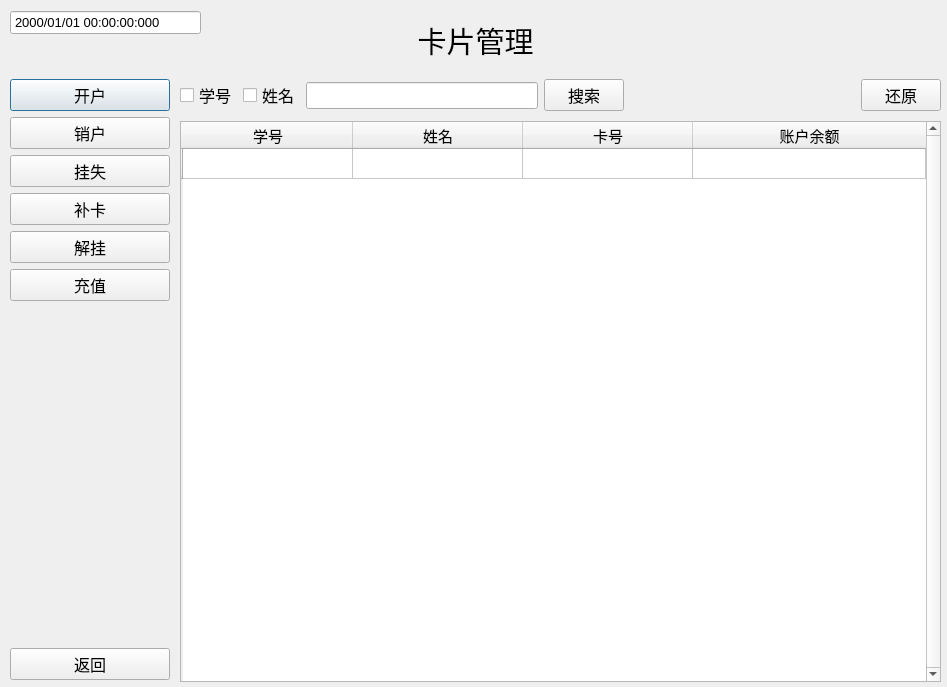
<?xml version="1.0" encoding="UTF-8"?>
<ui version="4.0">
 <class>CardControl</class>
 <widget class="QDialog" name="CardControl">
  <property name="geometry">
   <rect>
    <x>0</x>
    <y>0</y>
    <width>947</width>
    <height>687</height>
   </rect>
  </property>
  <property name="minimumSize">
   <size>
    <width>947</width>
    <height>687</height>
   </size>
  </property>
  <property name="maximumSize">
   <size>
    <width>947</width>
    <height>687</height>
   </size>
  </property>
  <property name="windowTitle">
   <string>CardControl</string>
  </property>
  <widget class="QLabel" name="label">
   <property name="geometry">
    <rect>
     <x>10</x>
     <y>10</y>
     <width>931</width>
     <height>61</height>
    </rect>
   </property>
   <property name="font">
    <font>
     <family>仿宋</family>
     <pointsize>22</pointsize>
    </font>
   </property>
   <property name="text">
    <string>卡片管理</string>
   </property>
   <property name="alignment">
    <set>Qt::AlignCenter</set>
   </property>
  </widget>
  <widget class="QTableWidget" name="stuTable">
   <property name="geometry">
    <rect>
     <x>180</x>
     <y>121</y>
     <width>761</width>
     <height>561</height>
    </rect>
   </property>
   <property name="font">
    <font>
     <pointsize>11</pointsize>
    </font>
   </property>
   <property name="lineWidth">
    <number>1</number>
   </property>
   <property name="midLineWidth">
    <number>0</number>
   </property>
   <property name="verticalScrollBarPolicy">
    <enum>Qt::ScrollBarAlwaysOn</enum>
   </property>
   <property name="horizontalScrollBarPolicy">
    <enum>Qt::ScrollBarAlwaysOff</enum>
   </property>
   <property name="autoScrollMargin">
    <number>10</number>
   </property>
   <property name="editTriggers">
    <set>QAbstractItemView::NoEditTriggers</set>
   </property>
   <property name="dragEnabled">
    <bool>false</bool>
   </property>
   <property name="selectionMode">
    <enum>QAbstractItemView::SingleSelection</enum>
   </property>
   <property name="selectionBehavior">
    <enum>QAbstractItemView::SelectRows</enum>
   </property>
   <property name="textElideMode">
    <enum>Qt::ElideRight</enum>
   </property>
   <property name="gridStyle">
    <enum>Qt::SolidLine</enum>
   </property>
   <property name="sortingEnabled">
    <bool>false</bool>
   </property>
   <property name="wordWrap">
    <bool>true</bool>
   </property>
   <property name="cornerButtonEnabled">
    <bool>true</bool>
   </property>
   <attribute name="horizontalHeaderVisible">
    <bool>true</bool>
   </attribute>
   <attribute name="horizontalHeaderCascadingSectionResizes">
    <bool>false</bool>
   </attribute>
   <attribute name="horizontalHeaderDefaultSectionSize">
    <number>170</number>
   </attribute>
   <attribute name="horizontalHeaderHighlightSections">
    <bool>false</bool>
   </attribute>
   <attribute name="horizontalHeaderShowSortIndicator" stdset="0">
    <bool>false</bool>
   </attribute>
   <attribute name="horizontalHeaderStretchLastSection">
    <bool>true</bool>
   </attribute>
   <attribute name="verticalHeaderVisible">
    <bool>true</bool>
   </attribute>
   <attribute name="verticalHeaderCascadingSectionResizes">
    <bool>false</bool>
   </attribute>
   <attribute name="verticalHeaderHighlightSections">
    <bool>true</bool>
   </attribute>
   <attribute name="verticalHeaderShowSortIndicator" stdset="0">
    <bool>false</bool>
   </attribute>
   <attribute name="verticalHeaderStretchLastSection">
    <bool>false</bool>
   </attribute>
   <row>
    <property name="text">
     <string/>
    </property>
   </row>
   <column>
    <property name="text">
     <string>学号</string>
    </property>
   </column>
   <column>
    <property name="text">
     <string>姓名</string>
    </property>
   </column>
   <column>
    <property name="text">
     <string>卡号</string>
    </property>
   </column>
   <column>
    <property name="text">
     <string>账户余额</string>
    </property>
   </column>
   <item row="0" column="0">
    <property name="textAlignment">
     <set>AlignCenter</set>
    </property>
   </item>
   <item row="0" column="1">
    <property name="textAlignment">
     <set>AlignCenter</set>
    </property>
   </item>
   <item row="0" column="2">
    <property name="textAlignment">
     <set>AlignCenter</set>
    </property>
   </item>
   <item row="0" column="3">
    <property name="textAlignment">
     <set>AlignCenter</set>
    </property>
   </item>
  </widget>
  <widget class="QWidget" name="verticalLayoutWidget">
   <property name="geometry">
    <rect>
     <x>10</x>
     <y>79</y>
     <width>160</width>
     <height>601</height>
    </rect>
   </property>
   <layout class="QVBoxLayout" name="verticalLayout">
    <item>
     <widget class="QPushButton" name="createStu">
      <property name="font">
       <font>
        <family>Arial</family>
        <pointsize>12</pointsize>
       </font>
      </property>
      <property name="text">
       <string>开户</string>
      </property>
     </widget>
    </item>
    <item>
     <widget class="QPushButton" name="deleteStu">
      <property name="font">
       <font>
        <family>Arial</family>
        <pointsize>12</pointsize>
       </font>
      </property>
      <property name="text">
       <string>销户</string>
      </property>
     </widget>
    </item>
    <item>
     <widget class="QPushButton" name="reportLoss">
      <property name="font">
       <font>
        <family>Arial</family>
        <pointsize>12</pointsize>
       </font>
      </property>
      <property name="text">
       <string>挂失</string>
      </property>
     </widget>
    </item>
    <item>
     <widget class="QPushButton" name="addCard">
      <property name="font">
       <font>
        <family>Arial</family>
        <pointsize>12</pointsize>
       </font>
      </property>
      <property name="text">
       <string>补卡</string>
      </property>
     </widget>
    </item>
    <item>
     <widget class="QPushButton" name="cancleFreeze">
      <property name="font">
       <font>
        <family>Arial</family>
        <pointsize>12</pointsize>
       </font>
      </property>
      <property name="text">
       <string>解挂</string>
      </property>
     </widget>
    </item>
    <item>
     <widget class="QPushButton" name="recharge">
      <property name="font">
       <font>
        <family>Arial</family>
        <pointsize>12</pointsize>
       </font>
      </property>
      <property name="text">
       <string>充值</string>
      </property>
     </widget>
    </item>
    <item>
     <spacer name="verticalSpacer">
      <property name="orientation">
       <enum>Qt::Vertical</enum>
      </property>
      <property name="sizeHint" stdset="0">
       <size>
        <width>20</width>
        <height>40</height>
       </size>
      </property>
     </spacer>
    </item>
    <item>
     <widget class="QPushButton" name="goBack">
      <property name="font">
       <font>
        <family>Arial</family>
        <pointsize>12</pointsize>
       </font>
      </property>
      <property name="text">
       <string>返回</string>
      </property>
     </widget>
    </item>
   </layout>
  </widget>
  <widget class="QDateTimeEdit" name="dateTimeEdit">
   <property name="geometry">
    <rect>
     <x>10</x>
     <y>10</y>
     <width>191</width>
     <height>25</height>
    </rect>
   </property>
   <property name="font">
    <font>
     <family>Arial</family>
     <pointsize>10</pointsize>
    </font>
   </property>
   <property name="readOnly">
    <bool>true</bool>
   </property>
   <property name="buttonSymbols">
    <enum>QAbstractSpinBox::NoButtons</enum>
   </property>
   <property name="currentSection">
    <enum>QDateTimeEdit::YearSection</enum>
   </property>
   <property name="displayFormat">
    <string>yyyy/MM/dd HH:mm:ss:zzz</string>
   </property>
  </widget>
  <widget class="QWidget" name="horizontalLayoutWidget">
   <property name="geometry">
    <rect>
     <x>180</x>
     <y>70</y>
     <width>761</width>
     <height>51</height>
    </rect>
   </property>
   <layout class="QHBoxLayout" name="horizontalLayout">
    <item>
     <widget class="QCheckBox" name="stuNumCBox">
      <property name="font">
       <font>
        <family>Arial</family>
        <pointsize>12</pointsize>
       </font>
      </property>
      <property name="text">
       <string>学号</string>
      </property>
     </widget>
    </item>
    <item>
     <widget class="QCheckBox" name="nameCBox">
      <property name="font">
       <font>
        <family>Arial</family>
        <pointsize>12</pointsize>
       </font>
      </property>
      <property name="text">
       <string>姓名</string>
      </property>
     </widget>
    </item>
    <item>
     <widget class="QLineEdit" name="lineEdit">
      <property name="font">
       <font>
        <family>Arial</family>
        <pointsize>12</pointsize>
       </font>
      </property>
      <property name="readOnly">
       <bool>true</bool>
      </property>
     </widget>
    </item>
    <item>
     <widget class="QPushButton" name="searchBtn">
      <property name="font">
       <font>
        <family>Arial</family>
        <pointsize>12</pointsize>
       </font>
      </property>
      <property name="text">
       <string>搜索</string>
      </property>
     </widget>
    </item>
    <item>
     <spacer name="horizontalSpacer">
      <property name="orientation">
       <enum>Qt::Horizontal</enum>
      </property>
      <property name="sizeHint" stdset="0">
       <size>
        <width>40</width>
        <height>20</height>
       </size>
      </property>
     </spacer>
    </item>
    <item>
     <widget class="QPushButton" name="restoreBtn">
      <property name="font">
       <font>
        <family>Arial</family>
        <pointsize>12</pointsize>
       </font>
      </property>
      <property name="text">
       <string>还原</string>
      </property>
     </widget>
    </item>
   </layout>
  </widget>
 </widget>
 <resources/>
 <connections/>
</ui>
